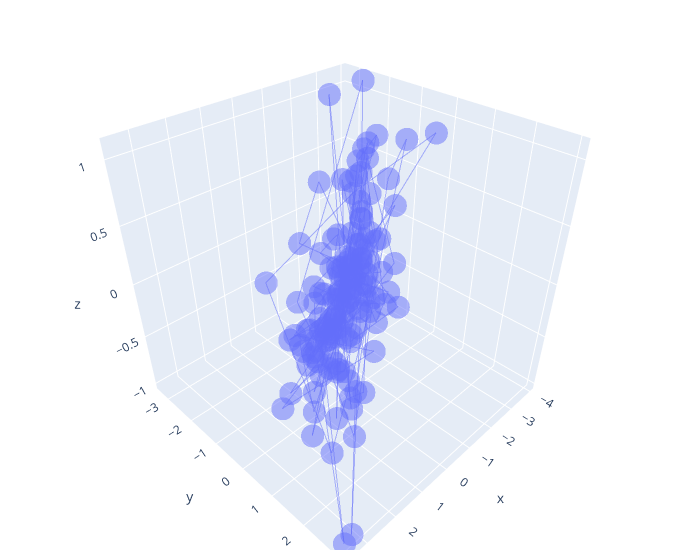

This figure's notebook cell:
### Code cell
import plotly.graph_objects as go
x = []
y = []
z = []
for el in plane_vectors:
    x.append(el[0])
    y.append(el[1])
    z.append(el[2])

fig = go.Figure(data=[
    go.Scatter3d(x=x, y=y, z=z, opacity=0.5, name='data in 3D')
])

fig.update_layout(
    scene = dict(aspectmode='cube'),
    width=700,
    margin=dict(r=20, l=10, b=10, t=10))

fig.show()

### Figure 1 — Plotly figure (JSON) as saved in the notebook; plotly's stock layout.template omitted (floating-point values rounded to 4 significant figures; data arrays with more than 128 entries replaced by an {"elided": "..."} marker saying what was removed)
{"data": [{"name": "data in 3D", "opacity": 0.5, "type": "scatter3d", "x": {"elided": "142 float values"}, "y": {"elided": "142 float values"}, "z": {"elided": "142 float values"}}], "layout": {"margin": {"b": 10, "l": 10, "r": 20, "t": 10}, "scene": {"aspectmode": "cube"}, "width": 700}}
